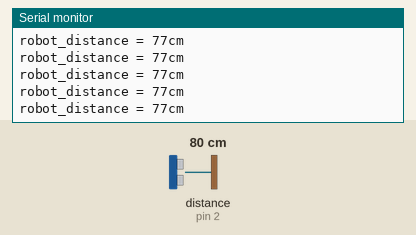
Recording of a sketch running on a simulated Arduino Uno, built with avr-gcc and run on an emulated ATmega328P. Shown: the last lines printed to the serial monitor. Wiring (inferred from the names in the program): ultrasonic range finder: trigger pin 3; echo pin 2. Inputs (shaded band) come from the test bench; at power-on: distance to the obstacle (sensor on pin 2) 80 cm. The echo pulse lasts 58.3 µs per cm.

Above: at 1.2 s.
1.3 s: distance to the obstacle (sensor on pin 2) set to 2 cm
At 1.71 s:
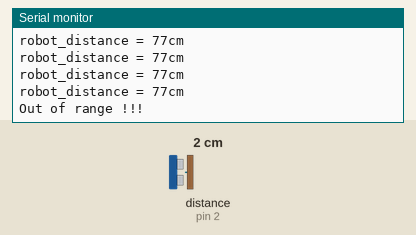
3.5 s: distance to the obstacle (sensor on pin 2) set to 4 cm
At 3.72 s:
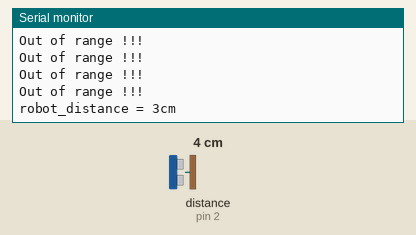

The sketch:

Robot_ranging_with_US_sensor.ino
```cpp
#define ECHO   2
#define TRIG   3

int robot_distance = 0;

int distance_measure()         // Measure the distance
{
  digitalWrite(TRIG, LOW);   // set trig pin low 2μs
  delayMicroseconds(5);
  digitalWrite(TRIG, HIGH);  // set trig pin high 15μs
  delayMicroseconds(15);
  digitalWrite(TRIG, LOW);    // set trig pin low
  float Fdistance = pulseIn(ECHO, HIGH);  // Read echo pin high level time(us)
  Fdistance= Fdistance/60;
  return (int)Fdistance;
}

void setup()
{
  Serial.begin(115200);
  Serial.println("Robot measuring distance with Ultrasonic sensor example");
  pinMode(ECHO, INPUT);    // Define the ultrasonic echo input pin
  pinMode(TRIG, OUTPUT);   // Define the ultrasonic trigger input pin
}

void loop()
{
  robot_distance = distance_measure();                 //display distance
  if((2 < robot_distance) && (robot_distance < 500))      //Ultrasonic range from 2cm to 500cm
  {
    Serial.print("robot_distance = ");            //print distance
    Serial.print(robot_distance);
    Serial.println("cm");
  }
  else
  {
    Serial.println("Out of range !!!");
  }
  delay(250);
}
```

Measured:
- after the input at 1.3 s, the serial monitor: prints a new line after 0.23 s (image 1)
- after the input at 3.5 s, the serial monitor: prints a new line at once (image 2)
